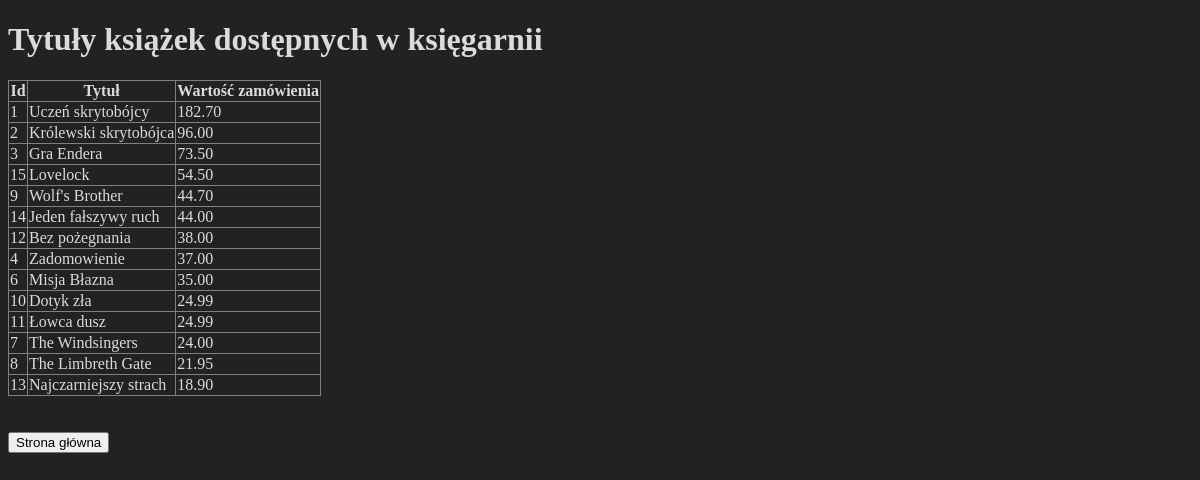
Page /jciechanowski/php/powtórzenie3/sell_sum.php on the committed database.
### tables this page shows
CREATE TABLE `ksiazki` (
  `Id` int(11) NOT NULL,
  `WydawnictwoId` int(11) NOT NULL,
  `Tytuł` varchar(100) NOT NULL,
  `ISBN` varchar(13) DEFAULT NULL,
  `Rok wydania` year(4) DEFAULT NULL,
  `Opis` text DEFAULT NULL,
  `Cena` decimal(6,2) DEFAULT NULL
);

### jciechanowski/php/powtórzenie3/sell_sum.php (the view, shortened to what this page needs)
<!DOCTYPE html>
<html lang="en">
<head>
    <link rel="stylesheet" href="style.css">
</head>
<body>
    <h1>Tytuły książek dostępnych w księgarnii</h1>
    <table border="1">
        <tr>
            <th>Id</th>
            <th>Tytuł</th>
            <th>Wartość zamówienia</th>
        </tr>
        <?php
            if($db = mysqli_connect('localhost', 'root', '', 'księgarnia'))
            {
                $sql = "SELECT ksiazki.Id, ksiazki.Tytuł, SUM(ksiazkizamowienia.Cena) FROM ksiazkizamowienia JOIN ksiazki ON ksiazkizamowienia.KsiążkaId = ksiazki.Id GROUP BY ksiazki.Tytuł ORDER BY SUM(ksiazkizamowienia.Cena) DESC;";
                $query = mysqli_query($db, $sql);
                while($row = mysqli_fetch_row($query))
                {
                    echo "<tr><td>$row[0]</td><td>$row[1]</td><td>$row[2]</td></tr>";
                }
            }
        ?>
    </table>
    <form action="index.php" method="post">
        <br><br><button name="index">Strona główna</button><br>
    </form>
</body>
</html>

### jciechanowski/php/powtórzenie3/style.css (style rules this page uses)
body { background-color: #222; color: #dbdbdb; }
table { border-collapse: collapse; }

### rows in the picture
ksiazki: Id "1", Tytuł "Uczeń skrytobójcy", row "182.70"
ksiazki: Id "2", Tytuł "Królewski skrytobójca", row "96.00"
ksiazki: Id "3", Tytuł "Gra Endera", row "73.50"
ksiazki: Id "15", Tytuł "Lovelock", row "54.50"
ksiazki: Id "9", Tytuł "Wolf's Brother", row "44.70"
ksiazki: Id "14", Tytuł "Jeden fałszywy ruch", row "44.00"
ksiazki: Id "12", Tytuł "Bez pożegnania", row "38.00"
ksiazki: Id "4", Tytuł "Zadomowienie", row "37.00"
ksiazki: Id "6", Tytuł "Misja Błazna", row "35.00"
ksiazki: Id "10", Tytuł "Dotyk zła", row "24.99"
ksiazki: Id "11", Tytuł "Łowca dusz", row "24.99"
ksiazki: Id "7", Tytuł "The Windsingers", row "24.00"
ksiazki: Id "8", Tytuł "The Limbreth Gate", row "21.95"
ksiazki: Id "13", Tytuł "Najczarniejszy strach", row "18.90"
